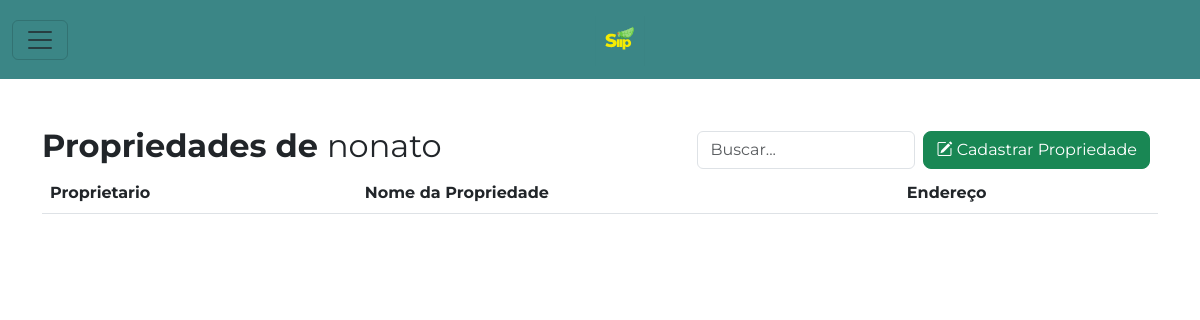
/proprietarios/propriedades/5/, run on an earlier commit of the app's database.
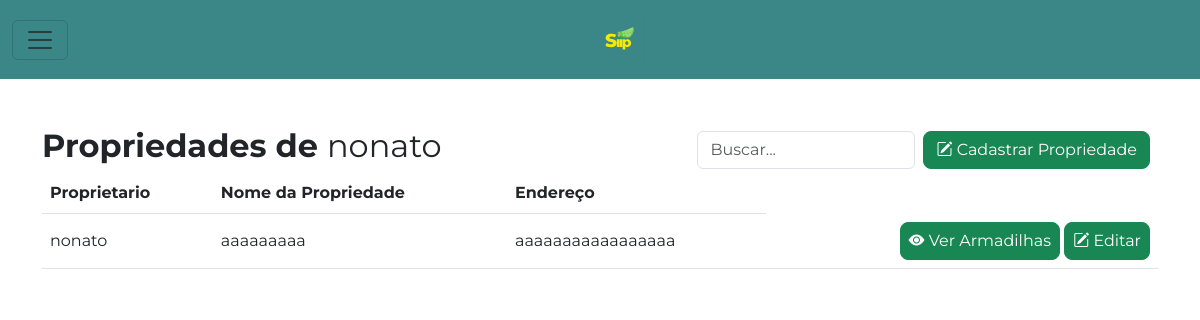
And on a later commit of the database.
### inicio/models.py (models this page shows, shortened)
class Propriedade(models.Model):
    proprietario = models.ForeignKey(Proprietario, on_delete=models.CASCADE, related_name='propriedades')
    nome_propriedade = models.CharField(max_length=100)
    endereco = models.CharField(max_length=255)

class Proprietario(models.Model):
    nome = models.CharField(max_length=100)
    imagem = models.ImageField(upload_to='proprietarios/proprietarios/', null=True, blank=True)
    numero_telefone = models.CharField(max_length=15)
    email = models.EmailField(unique=True)
    def __str__(self):
        return self.nome

### propriedades/views.py (the view)
# urls.py: path('propriedades/<int:proprietario_id>/', propriedades, name='propriedades'),
def propriedades(request, proprietario_id):
    proprietario = get_object_or_404(Proprietario, id=proprietario_id) # Recupere o proprietário com base no ID fornecido ou retorne um erro 404 se não existir
    propriedades = Propriedade.objects.filter(proprietario=proprietario) # Recupere as propriedades associadas a esse proprietário
    if request.method == 'POST':
        form = PropriedadeForm(request.POST)
        if form.is_valid():
            propriedade = form.save(commit=False)
            propriedade.proprietario = proprietario
            propriedade.save()
            return redirect('propriedades', proprietario_id=proprietario_id) # Redireciona para a mesma página para evitar o envio de dados novamente ao atualizar a página
    else:
        form = PropriedadeForm()
    context = {'proprietario': proprietario, 'propriedades': propriedades, 'form': form}# Passa o proprietário, suas propriedades e o formulário para o contexto do template
    return render(request, 'propriedades/propriedades.html', context)

### propriedades/forms.py
class PropriedadeForm(forms.ModelForm):
    class Meta:
        model = Propriedade
        fields = ['nome_propriedade', 'endereco']

### templates/propriedades/propriedades.html (shortened to what this page needs)
{% extends 'inicio/base.html' %}
{% load static %}
{% block content %}
<div class="container mt-5">
    <div class="d-flex justify-content-between align-items-center">
        <h2 class="fw-bold">Propriedades de
            <span class="fw-normal">{{ proprietario.nome }}</span>
        </h2>
        <div class="d-flex align-items-center">
            <input type="text" class="form-control me-2" placeholder="Buscar...">
            <button type="button" class="btn btn-success me-2 rounded-3 align-self-center flex-shrink-0"
                data-bs-toggle="modal" data-bs-target="#cadastrapropriedade">
                <i class="bi bi-pencil-square"></i> Cadastrar Propriedade
            </button>
        </div>
    </div>
    <table class="table">
        <thead>
            <tr>
                <th scope="col">Proprietario</th>
                <th scope="col">Nome da Propriedade</th>
                <th scope="col">Endereço</th>
            </tr>
        </thead>
        <tbody>
            {% for propriedade in propriedades %}
            <tr>
                <td class="align-middle">{{ propriedade.proprietario }}</td>
                <td class="align-middle">{{ propriedade.nome_propriedade }}</td>
                <td class="align-middle">{{ propriedade.endereco }}</td>
                <td class="text-end align-middle">
                    <a href="{% url 'armadilhas' propriedade_id=propriedade.id %}"
                        class="btn btn-success ps-2 pe-2 rounded-3">
                        <i class="bi bi-eye-fill"></i> Ver Armadilhas
                    </a>
                    <button class="btn btn-success ps-2 pe-2 rounded-3"
                        data-bs-target="#editarpropriedade{{ propriedade.id }}" data-bs-toggle="modal">
                        <i class="bi bi-pencil-square"></i> Editar
                    </button>
                </td>
            </tr>
            {% endfor %}
        </tbody>
    </table>
</div>
{% endblock %}

What changed in the data, as far as the page shows it:
added Propriedade: proprietario "nonato", nome_propriedade "aaaaaaaaa", endereco "aaaaaaaaaaaaaaaaa"
